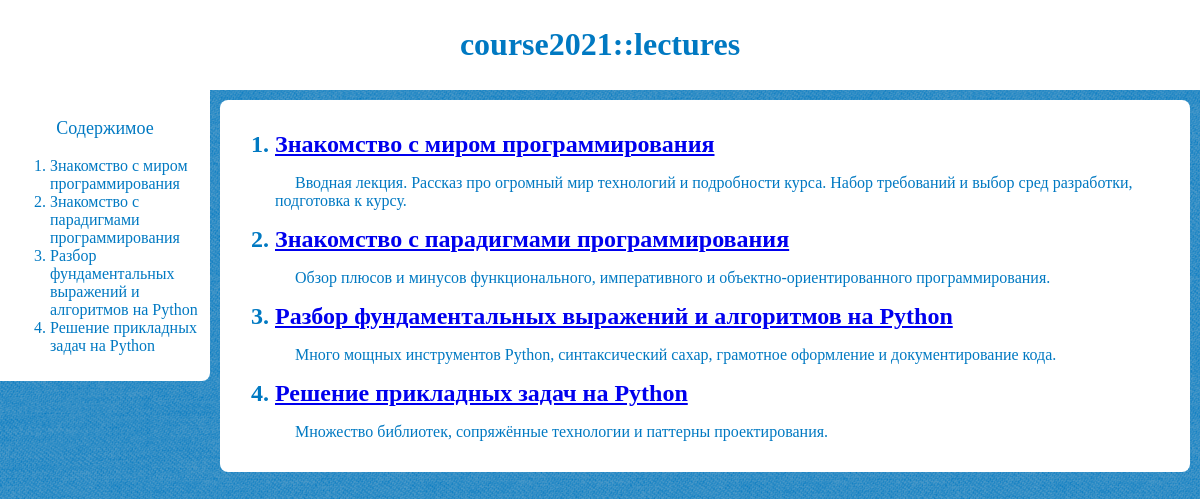
The page / on the database its author committed.
### lectures/models.py (models this page shows, shortened)
class Lecture(models.Model):
    STATUS_CHOICES = (('writing', 'В процессе'),
                      ('to_review', 'Требует проверки'),
                      ('opened', 'Открыта'),
                      )
    title = models.CharField(max_length=100)
    slug = models.SlugField(max_length=120)
    desc = models.TextField(max_length=250)
    status = models.CharField(max_length=9,
                              choices=STATUS_CHOICES,
                              default='writing')
    publish = models.DateTimeField(default=timezone.now)
    objects = models.Manager()
    opened = OpenedLectures()
    def get_absolute_url(self):
        return reverse('lectures:show_lecture', args=[self.slug])
    class Meta:
        ordering = ('publish',)
        db_table = 'lectures'

### lectures/views.py (the view)
# urls.py: path('', views.show_list, name='show_list'),
def show_list(request):
    lectures = Lecture.opened.all()
    return render(request, 'lectures/list.html', {'lecs': lectures})

### lectures/models.py (called while the page is built)
    def get_queryset(self):
        return super(OpenedLectures, self).get_queryset().filter(status='opened')

### lectures/templates/lectures/list.html (shortened to what this page needs)
{% extends "base.html" %}
{% block h1_header %}lectures{% endblock %}
{% block aside %}
    <aside>
        <p class="aside-header">Содержимое</p>
        <ol>
        {% for lec in lecs %}
            {% if lec.status == "opened" %}
                <li><a href="#{{ lec.slug }}">{{ lec.title }}</a></li>
            {% endif %}
        {% endfor %}
        </ol>
    </aside>
{% endblock %}
{% block content %}
    <article><ol>
    {% for lec in lecs %}
        {% if lec.status == "opened" %}
            <section>
                <h2 class="first last" id="{{ lec.slug }}"><li><a href="{{ lec.get_absolute_url }}">{{ lec.title }}</a></li></h2>
                <p>{{ lec.desc }}</p>
            </section>
        {% endif %}
    {% endfor %}
    </ol></article>
{% endblock %}

### lectures/static/stylesheet.css (style rules this page uses)
body { font-family: 'Iosevka Etoile'; color: #0079c2; font-size: 16px; background-color: #0079c2; ; background-image: url("background-45-degree-fabric-light.png"); padding: 0; margin: 0; }
body > * { background-color: #fff; }
aside { padding: 10px; height: auto; width: 190px; position: absolute !important; z-index: 1; overflow: auto; font-weight: 500; border-radius: 0 0 8px 0; }
aside a { text-decoration: none; color: #0079c2; transition: .1s linear; }
aside p { text-align: center; text-indent: 0px; }
article { margin: 10px 10px 10px 220px; width: auto; padding: 15px; transition: margin-left 0s; border-radius: 8px; }
p { text-indent: 20px; }
.first { margin-top: 0px; }
.last { margin-bottom: 0px; }
.aside-header { font-size: 18px; }

### rows shown on the page
Lecture: title "Знакомство с миром программирования", desc "Вводная лекция. Рассказ про огромный мир технологий и подробности курса. Набор требований и выбор сред разработки, подготовка к курсу."
Lecture: title "Знакомство с парадигмами программирования", desc "Обзор плюсов и минусов функционального, императивного и объектно-ориентированного программирования."
Lecture: title "Разбор фундаментальных выражений и алгоритмов на Python", desc "Много мощных инструментов Python, синтаксический сахар, грамотное оформление и документирование кода."
Lecture: title "Решение прикладных задач на Python", desc "Множество библиотек, сопряжённые технологии и паттерны проектирования."
